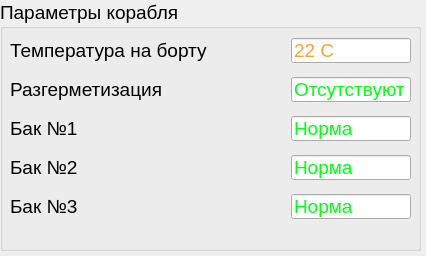
<?xml version="1.0" encoding="UTF-8"?>
<ui version="4.0">
 <class>Form</class>
 <widget class="QWidget" name="Form">
  <property name="geometry">
   <rect>
    <x>0</x>
    <y>0</y>
    <width>426</width>
    <height>256</height>
   </rect>
  </property>
  <property name="windowTitle">
   <string>Form</string>
  </property>
  <widget class="QGroupBox" name="groupBox">
   <property name="geometry">
    <rect>
     <x>0</x>
     <y>0</y>
     <width>421</width>
     <height>251</height>
    </rect>
   </property>
   <property name="font">
    <font>
     <pointsize>14</pointsize>
    </font>
   </property>
   <property name="title">
    <string>Параметры корабля</string>
   </property>
   <widget class="QWidget" name="">
    <property name="geometry">
     <rect>
      <x>10</x>
      <y>30</y>
      <width>401</width>
      <height>198</height>
     </rect>
    </property>
    <layout class="QVBoxLayout" name="verticalLayout">
     <item>
      <layout class="QHBoxLayout" name="horizontalLayout">
       <item>
        <widget class="QLabel" name="label">
         <property name="font">
          <font>
           <pointsize>14</pointsize>
          </font>
         </property>
         <property name="text">
          <string>Температура на борту</string>
         </property>
        </widget>
       </item>
       <item>
        <widget class="QLineEdit" name="lineEdit">
         <property name="minimumSize">
          <size>
           <width>120</width>
           <height>25</height>
          </size>
         </property>
         <property name="maximumSize">
          <size>
           <width>120</width>
           <height>25</height>
          </size>
         </property>
         <property name="font">
          <font>
           <pointsize>14</pointsize>
          </font>
         </property>
         <property name="styleSheet">
          <string notr="true">color: rgb(255, 161, 47);</string>
         </property>
         <property name="text">
          <string>22 C</string>
         </property>
        </widget>
       </item>
      </layout>
     </item>
     <item>
      <layout class="QHBoxLayout" name="horizontalLayout_2">
       <item>
        <widget class="QLabel" name="label_2">
         <property name="font">
          <font>
           <pointsize>14</pointsize>
          </font>
         </property>
         <property name="text">
          <string>Разгерметизация</string>
         </property>
        </widget>
       </item>
       <item>
        <widget class="QLineEdit" name="lineEdit_4">
         <property name="enabled">
          <bool>true</bool>
         </property>
         <property name="minimumSize">
          <size>
           <width>120</width>
           <height>25</height>
          </size>
         </property>
         <property name="maximumSize">
          <size>
           <width>120</width>
           <height>25</height>
          </size>
         </property>
         <property name="font">
          <font>
           <pointsize>14</pointsize>
          </font>
         </property>
         <property name="styleSheet">
          <string notr="true">color: rgb(3, 255, 20);</string>
         </property>
         <property name="text">
          <string>Отсутствуют</string>
         </property>
        </widget>
       </item>
      </layout>
     </item>
     <item>
      <layout class="QHBoxLayout" name="horizontalLayout_3">
       <item>
        <widget class="QLabel" name="label_3">
         <property name="font">
          <font>
           <pointsize>14</pointsize>
          </font>
         </property>
         <property name="text">
          <string>Бак №1</string>
         </property>
        </widget>
       </item>
       <item>
        <widget class="QLineEdit" name="lineEdit_5">
         <property name="minimumSize">
          <size>
           <width>120</width>
           <height>25</height>
          </size>
         </property>
         <property name="maximumSize">
          <size>
           <width>120</width>
           <height>25</height>
          </size>
         </property>
         <property name="font">
          <font>
           <pointsize>14</pointsize>
          </font>
         </property>
         <property name="styleSheet">
          <string notr="true">color: rgb(3, 255, 20);</string>
         </property>
         <property name="text">
          <string>Норма</string>
         </property>
        </widget>
       </item>
      </layout>
     </item>
     <item>
      <layout class="QHBoxLayout" name="horizontalLayout_4">
       <item>
        <widget class="QLabel" name="label_4">
         <property name="font">
          <font>
           <pointsize>14</pointsize>
          </font>
         </property>
         <property name="text">
          <string>Бак №2</string>
         </property>
        </widget>
       </item>
       <item>
        <widget class="QLineEdit" name="lineEdit_6">
         <property name="minimumSize">
          <size>
           <width>120</width>
           <height>25</height>
          </size>
         </property>
         <property name="maximumSize">
          <size>
           <width>120</width>
           <height>25</height>
          </size>
         </property>
         <property name="font">
          <font>
           <pointsize>14</pointsize>
          </font>
         </property>
         <property name="styleSheet">
          <string notr="true">color: rgb(3, 255, 20);</string>
         </property>
         <property name="text">
          <string>Норма</string>
         </property>
        </widget>
       </item>
      </layout>
     </item>
     <item>
      <layout class="QHBoxLayout" name="horizontalLayout_5">
       <item>
        <widget class="QLabel" name="label_5">
         <property name="font">
          <font>
           <pointsize>14</pointsize>
          </font>
         </property>
         <property name="text">
          <string>Бак №3</string>
         </property>
        </widget>
       </item>
       <item>
        <widget class="QLineEdit" name="lineEdit_7">
         <property name="minimumSize">
          <size>
           <width>120</width>
           <height>25</height>
          </size>
         </property>
         <property name="maximumSize">
          <size>
           <width>120</width>
           <height>25</height>
          </size>
         </property>
         <property name="font">
          <font>
           <pointsize>14</pointsize>
          </font>
         </property>
         <property name="styleSheet">
          <string notr="true">color: rgb(3, 255, 20);</string>
         </property>
         <property name="text">
          <string>Норма</string>
         </property>
        </widget>
       </item>
      </layout>
     </item>
    </layout>
   </widget>
  </widget>
 </widget>
 <resources/>
 <connections/>
</ui>
